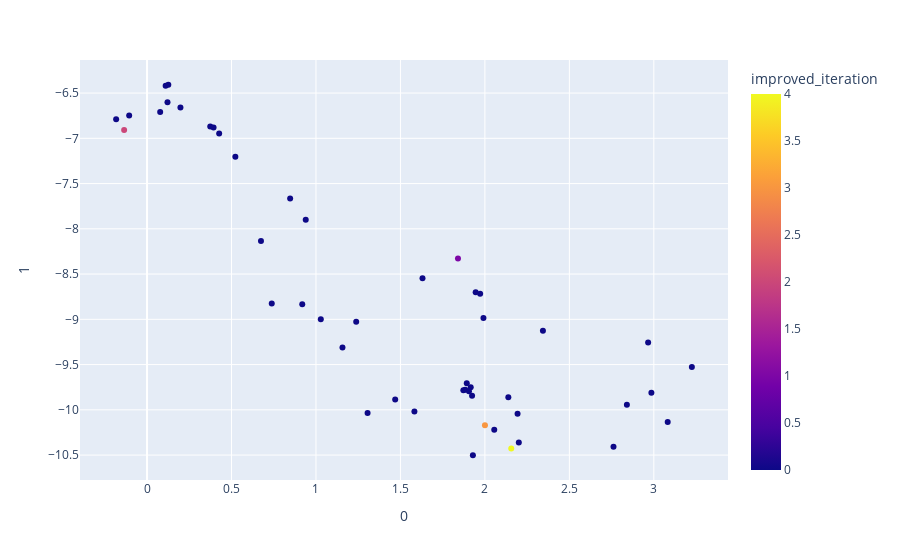

Notebook cell for this chart:
### Code cell
from sklearn.manifold import TSNE

features = steps_df.loc[:, :'кнопка размера']

tsne = TSNE(n_components=2, random_state=0)
projections = tsne.fit_transform(features)

fig = px.scatter(
    projections, x=0, y=1,
    color=steps_df.improved_iteration, labels={'color': 'improved_iteration'}
)
fig.show()

### Figure 1 — Plotly figure (JSON) as saved in the notebook; plotly's stock layout.template omitted (floating-point values rounded to 4 significant figures)
{"data": [{"hovertemplate": "0=%{x}<br>1=%{y}<br>improved_iteration=%{marker.color}<extra></extra>", "legendgroup": "", "marker": {"color": [1, 0, 2, 0, 0, 0, 3, 0, 0, 0, 0, 0, 0, 0, 0, 0, 0, 0, 0, 0, 0, 0, 0, 0, 0, 0, 0, 0, 0, 0, 0, 0, 0, 0, 0, 0, 0, 0, 4, 0, 0, 0, 0, 0, 0, 0, 0, 0], "coloraxis": "coloraxis", "symbol": "circle"}, "mode": "markers", "name": "", "orientation": "v", "showlegend": false, "type": "scatter", "x": [1.841, 1.972, -0.1356, 0.6744, 1.306, 0.07775, 2.0, 0.9394, 0.3741, 0.5227, 2.055, 2.201, 1.991, 1.924, 1.872, 1.893, 1.883, 2.193, 0.4269, 1.916, 0.3938, 2.139, 1.906, 1.945, -0.1829, 0.1102, 0.7382, 3.225, 0.121, 2.761, 2.841, 1.631, 0.8472, 0.1978, 3.082, 2.966, 0.126, 1.238, 2.156, 1.469, 1.157, 1.583, 0.9188, 2.986, -0.1058, 2.343, 1.029, 1.929], "xaxis": "x", "y": [-8.328, -8.716, -6.909, -8.135, -10.04, -6.71, -10.17, -7.9, -6.87, -7.204, -10.22, -10.36, -8.986, -9.845, -9.784, -9.707, -9.779, -10.04, -6.947, -9.749, -6.88, -9.862, -9.795, -8.7, -6.788, -6.419, -8.826, -9.527, -6.602, -10.41, -9.945, -8.546, -7.665, -6.661, -10.14, -9.256, -6.408, -9.028, -10.43, -9.886, -9.311, -10.02, -8.833, -9.811, -6.748, -9.127, -9.0, -10.5], "yaxis": "y"}], "layout": {"coloraxis": {"colorbar": {"title": {"text": "improved_iteration"}}, "colorscale": [[0.0, "#0d0887"], [0.1111, "#46039f"], [0.2222, "#7201a8"], [0.3333, "#9c179e"], [0.4444, "#bd3786"], [0.5556, "#d8576b"], [0.6667, "#ed7953"], [0.7778, "#fb9f3a"], [0.8889, "#fdca26"], [1.0, "#f0f921"]]}, "legend": {"tracegroupgap": 0}, "margin": {"t": 60}, "xaxis": {"anchor": "y", "domain": [0.0, 1.0], "title": {"text": "0"}}, "yaxis": {"anchor": "x", "domain": [0.0, 1.0], "title": {"text": "1"}}}}
